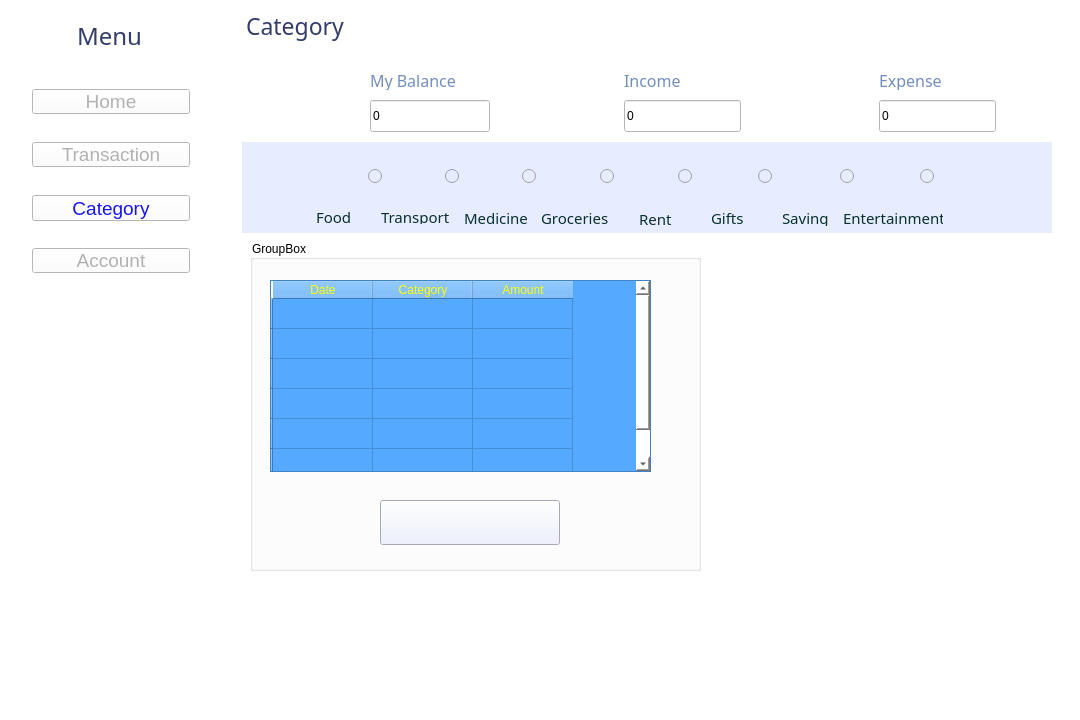
<?xml version="1.0" encoding="UTF-8"?>
<ui version="4.0">
 <class>Category</class>
 <widget class="QMainWindow" name="Category">
  <property name="geometry">
   <rect>
    <x>0</x>
    <y>0</y>
    <width>1080</width>
    <height>720</height>
   </rect>
  </property>
  <property name="sizeIncrement">
   <size>
    <width>0</width>
    <height>0</height>
   </size>
  </property>
  <property name="windowTitle">
   <string>MainWindow</string>
  </property>
  <property name="autoFillBackground">
   <bool>false</bool>
  </property>
  <property name="styleSheet">
   <string notr="true">background-color: rgb(255, 255, 255);</string>
  </property>
  <property name="iconSize">
   <size>
    <width>25</width>
    <height>25</height>
   </size>
  </property>
  <property name="documentMode">
   <bool>false</bool>
  </property>
  <widget class="QWidget" name="centralwidget">
   <widget class="QLabel" name="Icon_menu">
    <property name="geometry">
     <rect>
      <x>20</x>
      <y>21</y>
      <width>25</width>
      <height>25</height>
     </rect>
    </property>
    <property name="text">
     <string/>
    </property>
    <property name="pixmap">
     <pixmap>../../Images/Home/Icon_Menu.png</pixmap>
    </property>
   </widget>
   <widget class="QLabel" name="label_menu">
    <property name="geometry">
     <rect>
      <x>77</x>
      <y>21</y>
      <width>70</width>
      <height>30</height>
     </rect>
    </property>
    <property name="font">
     <font>
      <family>Bahnschrift SemiLight</family>
      <pointsize>18</pointsize>
     </font>
    </property>
    <property name="styleSheet">
     <string notr="true">color: rgb(52, 60, 106);</string>
    </property>
    <property name="text">
     <string>Menu</string>
    </property>
   </widget>
   <widget class="QPushButton" name="pushButton_home">
    <property name="geometry">
     <rect>
      <x>32</x>
      <y>89</y>
      <width>158</width>
      <height>25</height>
     </rect>
    </property>
    <property name="sizePolicy">
     <sizepolicy hsizetype="Minimum" vsizetype="Fixed">
      <horstretch>20</horstretch>
      <verstretch>20</verstretch>
     </sizepolicy>
    </property>
    <property name="minimumSize">
     <size>
      <width>158</width>
      <height>25</height>
     </size>
    </property>
    <property name="sizeIncrement">
     <size>
      <width>0</width>
      <height>0</height>
     </size>
    </property>
    <property name="font">
     <font>
      <pointsize>14</pointsize>
     </font>
    </property>
    <property name="toolTip">
     <string/>
    </property>
    <property name="styleSheet">
     <string notr="true">color: rgb(177, 177, 177);</string>
    </property>
    <property name="text">
     <string>Home</string>
    </property>
    <property name="icon">
     <iconset>
      <normaloff>../../Images/Home/Icon_Home.png</normaloff>../../Images/Home/Icon_Home.png</iconset>
    </property>
    <property name="iconSize">
     <size>
      <width>25</width>
      <height>25</height>
     </size>
    </property>
    <property name="shortcut">
     <string notr="true"/>
    </property>
    <property name="checkable">
     <bool>false</bool>
    </property>
    <property name="autoRepeat">
     <bool>false</bool>
    </property>
    <property name="autoDefault">
     <bool>false</bool>
    </property>
   </widget>
   <widget class="QPushButton" name="pushButton_category">
    <property name="geometry">
     <rect>
      <x>32</x>
      <y>195</y>
      <width>158</width>
      <height>26</height>
     </rect>
    </property>
    <property name="sizePolicy">
     <sizepolicy hsizetype="Minimum" vsizetype="Fixed">
      <horstretch>20</horstretch>
      <verstretch>20</verstretch>
     </sizepolicy>
    </property>
    <property name="minimumSize">
     <size>
      <width>158</width>
      <height>26</height>
     </size>
    </property>
    <property name="sizeIncrement">
     <size>
      <width>10</width>
      <height>10</height>
     </size>
    </property>
    <property name="font">
     <font>
      <pointsize>14</pointsize>
     </font>
    </property>
    <property name="styleSheet">
     <string notr="true">color: rgb(24, 20, 243);</string>
    </property>
    <property name="text">
     <string>Category</string>
    </property>
    <property name="icon">
     <iconset>
      <normaloff>../../Images/Category/Icon_Category.png</normaloff>../../Images/Category/Icon_Category.png</iconset>
    </property>
    <property name="iconSize">
     <size>
      <width>25</width>
      <height>25</height>
     </size>
    </property>
    <property name="shortcut">
     <string notr="true"/>
    </property>
    <property name="autoRepeat">
     <bool>false</bool>
    </property>
   </widget>
   <widget class="QPushButton" name="pushButton_transaction">
    <property name="geometry">
     <rect>
      <x>32</x>
      <y>142</y>
      <width>158</width>
      <height>25</height>
     </rect>
    </property>
    <property name="sizePolicy">
     <sizepolicy hsizetype="Minimum" vsizetype="Fixed">
      <horstretch>0</horstretch>
      <verstretch>0</verstretch>
     </sizepolicy>
    </property>
    <property name="minimumSize">
     <size>
      <width>158</width>
      <height>25</height>
     </size>
    </property>
    <property name="sizeIncrement">
     <size>
      <width>10</width>
      <height>10</height>
     </size>
    </property>
    <property name="font">
     <font>
      <pointsize>14</pointsize>
     </font>
    </property>
    <property name="styleSheet">
     <string notr="true">color: rgb(177, 177, 177);</string>
    </property>
    <property name="text">
     <string>Transaction</string>
    </property>
    <property name="icon">
     <iconset>
      <normaloff>../../Images/Home/Icon_Transaction.png</normaloff>../../Images/Home/Icon_Transaction.png</iconset>
    </property>
    <property name="iconSize">
     <size>
      <width>25</width>
      <height>25</height>
     </size>
    </property>
    <property name="shortcut">
     <string notr="true"/>
    </property>
    <property name="checkable">
     <bool>false</bool>
    </property>
    <property name="autoRepeat">
     <bool>false</bool>
    </property>
   </widget>
   <widget class="QPushButton" name="pushButton_account">
    <property name="geometry">
     <rect>
      <x>32</x>
      <y>248</y>
      <width>158</width>
      <height>25</height>
     </rect>
    </property>
    <property name="sizePolicy">
     <sizepolicy hsizetype="Minimum" vsizetype="Fixed">
      <horstretch>20</horstretch>
      <verstretch>20</verstretch>
     </sizepolicy>
    </property>
    <property name="minimumSize">
     <size>
      <width>158</width>
      <height>25</height>
     </size>
    </property>
    <property name="sizeIncrement">
     <size>
      <width>10</width>
      <height>10</height>
     </size>
    </property>
    <property name="font">
     <font>
      <pointsize>14</pointsize>
     </font>
    </property>
    <property name="styleSheet">
     <string notr="true">color: rgb(177, 177, 177);</string>
    </property>
    <property name="text">
     <string>Account</string>
    </property>
    <property name="icon">
     <iconset>
      <normaloff>../../Images/Home/Icon_Setting.png</normaloff>../../Images/Home/Icon_Setting.png</iconset>
    </property>
    <property name="iconSize">
     <size>
      <width>25</width>
      <height>25</height>
     </size>
    </property>
    <property name="shortcut">
     <string notr="true"/>
    </property>
    <property name="checkable">
     <bool>false</bool>
    </property>
    <property name="autoRepeat">
     <bool>false</bool>
    </property>
   </widget>
   <widget class="QLabel" name="label_CATEGORY">
    <property name="geometry">
     <rect>
      <x>246</x>
      <y>9</y>
      <width>127</width>
      <height>34</height>
     </rect>
    </property>
    <property name="font">
     <font>
      <family>Bahnschrift SemiLight</family>
      <pointsize>17</pointsize>
     </font>
    </property>
    <property name="styleSheet">
     <string notr="true">color: rgb(52, 60, 106);</string>
    </property>
    <property name="text">
     <string>Category</string>
    </property>
   </widget>
   <widget class="QLabel" name="Icon_mybalance">
    <property name="geometry">
     <rect>
      <x>280</x>
      <y>70</y>
      <width>70</width>
      <height>70</height>
     </rect>
    </property>
    <property name="minimumSize">
     <size>
      <width>70</width>
      <height>70</height>
     </size>
    </property>
    <property name="text">
     <string/>
    </property>
    <property name="pixmap">
     <pixmap>../../Images/Home/Icon_MyBalance.png</pixmap>
    </property>
   </widget>
   <widget class="QLineEdit" name="lineEdit_mybalance">
    <property name="geometry">
     <rect>
      <x>370</x>
      <y>100</y>
      <width>120</width>
      <height>32</height>
     </rect>
    </property>
    <property name="text">
     <string>0</string>
    </property>
   </widget>
   <widget class="QLabel" name="label_mybalance">
    <property name="geometry">
     <rect>
      <x>370</x>
      <y>70</y>
      <width>108</width>
      <height>20</height>
     </rect>
    </property>
    <property name="minimumSize">
     <size>
      <width>108</width>
      <height>20</height>
     </size>
    </property>
    <property name="font">
     <font>
      <family>Bahnschrift SemiLight</family>
      <pointsize>12</pointsize>
     </font>
    </property>
    <property name="styleSheet">
     <string notr="true">color: rgb(113, 142, 191);</string>
    </property>
    <property name="text">
     <string>My Balance</string>
    </property>
   </widget>
   <widget class="QLabel" name="Icon_income">
    <property name="geometry">
     <rect>
      <x>531</x>
      <y>70</y>
      <width>70</width>
      <height>70</height>
     </rect>
    </property>
    <property name="minimumSize">
     <size>
      <width>70</width>
      <height>70</height>
     </size>
    </property>
    <property name="text">
     <string/>
    </property>
    <property name="pixmap">
     <pixmap>../../Images/Home/Icon_Income.png</pixmap>
    </property>
   </widget>
   <widget class="QLineEdit" name="lineEdit_expense">
    <property name="geometry">
     <rect>
      <x>879</x>
      <y>100</y>
      <width>117</width>
      <height>32</height>
     </rect>
    </property>
    <property name="minimumSize">
     <size>
      <width>117</width>
      <height>32</height>
     </size>
    </property>
    <property name="text">
     <string>0</string>
    </property>
   </widget>
   <widget class="QLabel" name="label_expense">
    <property name="geometry">
     <rect>
      <x>879</x>
      <y>70</y>
      <width>108</width>
      <height>20</height>
     </rect>
    </property>
    <property name="minimumSize">
     <size>
      <width>88</width>
      <height>20</height>
     </size>
    </property>
    <property name="font">
     <font>
      <family>Bahnschrift SemiLight</family>
      <pointsize>12</pointsize>
     </font>
    </property>
    <property name="styleSheet">
     <string notr="true">color: rgb(113, 142, 191);</string>
    </property>
    <property name="text">
     <string>Expense</string>
    </property>
   </widget>
   <widget class="QLabel" name="Icon_expense">
    <property name="geometry">
     <rect>
      <x>791</x>
      <y>70</y>
      <width>70</width>
      <height>70</height>
     </rect>
    </property>
    <property name="minimumSize">
     <size>
      <width>70</width>
      <height>70</height>
     </size>
    </property>
    <property name="text">
     <string/>
    </property>
    <property name="pixmap">
     <pixmap>../../Images/Home/Icon_Expenses.png</pixmap>
    </property>
   </widget>
   <widget class="QLineEdit" name="lineEdit_income">
    <property name="geometry">
     <rect>
      <x>624</x>
      <y>100</y>
      <width>117</width>
      <height>32</height>
     </rect>
    </property>
    <property name="minimumSize">
     <size>
      <width>117</width>
      <height>32</height>
     </size>
    </property>
    <property name="text">
     <string>0</string>
    </property>
   </widget>
   <widget class="QLabel" name="label_income">
    <property name="geometry">
     <rect>
      <x>624</x>
      <y>70</y>
      <width>108</width>
      <height>20</height>
     </rect>
    </property>
    <property name="minimumSize">
     <size>
      <width>88</width>
      <height>20</height>
     </size>
    </property>
    <property name="font">
     <font>
      <family>Bahnschrift SemiLight</family>
      <pointsize>12</pointsize>
     </font>
    </property>
    <property name="styleSheet">
     <string notr="true">color: rgb(113, 142, 191);</string>
    </property>
    <property name="text">
     <string>Income</string>
    </property>
   </widget>
   <widget class="QLabel" name="label">
    <property name="geometry">
     <rect>
      <x>242</x>
      <y>142</y>
      <width>810</width>
      <height>91</height>
     </rect>
    </property>
    <property name="minimumSize">
     <size>
      <width>810</width>
      <height>90</height>
     </size>
    </property>
    <property name="styleSheet">
     <string notr="true">background-color: rgb(231, 237, 255);</string>
    </property>
    <property name="text">
     <string/>
    </property>
   </widget>
   <widget class="QRadioButton" name="radioButton_food">
    <property name="geometry">
     <rect>
      <x>309</x>
      <y>151</y>
      <width>73</width>
      <height>50</height>
     </rect>
    </property>
    <property name="layoutDirection">
     <enum>Qt::RightToLeft</enum>
    </property>
    <property name="styleSheet">
     <string notr="true">background-color: rgb(231, 237, 255);</string>
    </property>
    <property name="text">
     <string/>
    </property>
    <property name="icon">
     <iconset>
      <normaloff>../../Images/Category/Icon_Food.png</normaloff>../../Images/Category/Icon_Food.png</iconset>
    </property>
    <property name="iconSize">
     <size>
      <width>50</width>
      <height>50</height>
     </size>
    </property>
   </widget>
   <widget class="QRadioButton" name="radioButton_transport">
    <property name="geometry">
     <rect>
      <x>386</x>
      <y>151</y>
      <width>73</width>
      <height>50</height>
     </rect>
    </property>
    <property name="layoutDirection">
     <enum>Qt::RightToLeft</enum>
    </property>
    <property name="styleSheet">
     <string notr="true">background-color: rgb(231, 237, 255);</string>
    </property>
    <property name="text">
     <string/>
    </property>
    <property name="icon">
     <iconset>
      <normaloff>../../Images/Category/Icon_Transport.png</normaloff>../../Images/Category/Icon_Transport.png</iconset>
    </property>
    <property name="iconSize">
     <size>
      <width>50</width>
      <height>50</height>
     </size>
    </property>
   </widget>
   <widget class="QLabel" name="label_2">
    <property name="geometry">
     <rect>
      <x>316</x>
      <y>210</y>
      <width>41</width>
      <height>14</height>
     </rect>
    </property>
    <property name="font">
     <font>
      <family>Rockwell</family>
      <pointsize>11</pointsize>
     </font>
    </property>
    <property name="styleSheet">
     <string notr="true">background-color: rgb(231, 237, 255);
color: rgb(9, 48, 48);</string>
    </property>
    <property name="text">
     <string>Food</string>
    </property>
   </widget>
   <widget class="QLabel" name="label_3">
    <property name="geometry">
     <rect>
      <x>381</x>
      <y>210</y>
      <width>71</width>
      <height>14</height>
     </rect>
    </property>
    <property name="font">
     <font>
      <family>Rockwell</family>
      <pointsize>11</pointsize>
     </font>
    </property>
    <property name="styleSheet">
     <string notr="true">background-color: rgb(231, 237, 255);
color: rgb(9, 48, 48);</string>
    </property>
    <property name="text">
     <string>Transport</string>
    </property>
   </widget>
   <widget class="QRadioButton" name="radioButton_medicine">
    <property name="geometry">
     <rect>
      <x>463</x>
      <y>151</y>
      <width>73</width>
      <height>50</height>
     </rect>
    </property>
    <property name="layoutDirection">
     <enum>Qt::RightToLeft</enum>
    </property>
    <property name="styleSheet">
     <string notr="true">background-color: rgb(231, 237, 255);</string>
    </property>
    <property name="text">
     <string/>
    </property>
    <property name="icon">
     <iconset>
      <normaloff>../../Images/Category/Icon_Medicine.png</normaloff>../../Images/Category/Icon_Medicine.png</iconset>
    </property>
    <property name="iconSize">
     <size>
      <width>50</width>
      <height>50</height>
     </size>
    </property>
   </widget>
   <widget class="QLabel" name="label_9">
    <property name="geometry">
     <rect>
      <x>464</x>
      <y>210</y>
      <width>64</width>
      <height>16</height>
     </rect>
    </property>
    <property name="font">
     <font>
      <family>Rockwell</family>
      <pointsize>11</pointsize>
     </font>
    </property>
    <property name="styleSheet">
     <string notr="true">background-color: rgb(231, 237, 255);
color: rgb(9, 48, 48);</string>
    </property>
    <property name="text">
     <string>Medicine</string>
    </property>
   </widget>
   <widget class="QRadioButton" name="radioButton_groceries">
    <property name="geometry">
     <rect>
      <x>541</x>
      <y>151</y>
      <width>73</width>
      <height>50</height>
     </rect>
    </property>
    <property name="layoutDirection">
     <enum>Qt::RightToLeft</enum>
    </property>
    <property name="styleSheet">
     <string notr="true">background-color: rgb(231, 237, 255);</string>
    </property>
    <property name="text">
     <string/>
    </property>
    <property name="icon">
     <iconset>
      <normaloff>../../Images/Category/Icon_Groceries.png</normaloff>../../Images/Category/Icon_Groceries.png</iconset>
    </property>
    <property name="iconSize">
     <size>
      <width>50</width>
      <height>50</height>
     </size>
    </property>
   </widget>
   <widget class="QLabel" name="label_10">
    <property name="geometry">
     <rect>
      <x>541</x>
      <y>210</y>
      <width>69</width>
      <height>16</height>
     </rect>
    </property>
    <property name="font">
     <font>
      <family>Rockwell</family>
      <pointsize>11</pointsize>
     </font>
    </property>
    <property name="styleSheet">
     <string notr="true">background-color: rgb(231, 237, 255);
color: rgb(9, 48, 48);</string>
    </property>
    <property name="text">
     <string>Groceries</string>
    </property>
   </widget>
   <widget class="QRadioButton" name="radioButton_rent">
    <property name="geometry">
     <rect>
      <x>619</x>
      <y>151</y>
      <width>73</width>
      <height>50</height>
     </rect>
    </property>
    <property name="layoutDirection">
     <enum>Qt::RightToLeft</enum>
    </property>
    <property name="styleSheet">
     <string notr="true">background-color: rgb(231, 237, 255);</string>
    </property>
    <property name="text">
     <string/>
    </property>
    <property name="icon">
     <iconset>
      <normaloff>../../Images/Category/Icon_Rent.png</normaloff>../../Images/Category/Icon_Rent.png</iconset>
    </property>
    <property name="iconSize">
     <size>
      <width>50</width>
      <height>50</height>
     </size>
    </property>
   </widget>
   <widget class="QLabel" name="label_11">
    <property name="geometry">
     <rect>
      <x>639</x>
      <y>211</y>
      <width>35</width>
      <height>16</height>
     </rect>
    </property>
    <property name="font">
     <font>
      <family>Rockwell</family>
      <pointsize>11</pointsize>
     </font>
    </property>
    <property name="styleSheet">
     <string notr="true">background-color: rgb(231, 237, 255);
color: rgb(9, 48, 48);</string>
    </property>
    <property name="text">
     <string>Rent</string>
    </property>
   </widget>
   <widget class="QRadioButton" name="radioButton_gifts">
    <property name="geometry">
     <rect>
      <x>699</x>
      <y>151</y>
      <width>73</width>
      <height>50</height>
     </rect>
    </property>
    <property name="layoutDirection">
     <enum>Qt::RightToLeft</enum>
    </property>
    <property name="styleSheet">
     <string notr="true">background-color: rgb(231, 237, 255);</string>
    </property>
    <property name="text">
     <string/>
    </property>
    <property name="icon">
     <iconset>
      <normaloff>../../Images/Category/Icon_Gifts.png</normaloff>../../Images/Category/Icon_Gifts.png</iconset>
    </property>
    <property name="iconSize">
     <size>
      <width>50</width>
      <height>50</height>
     </size>
    </property>
   </widget>
   <widget class="QLabel" name="label_12">
    <property name="geometry">
     <rect>
      <x>711</x>
      <y>210</y>
      <width>32</width>
      <height>16</height>
     </rect>
    </property>
    <property name="font">
     <font>
      <family>Rockwell</family>
      <pointsize>11</pointsize>
     </font>
    </property>
    <property name="styleSheet">
     <string notr="true">background-color: rgb(231, 237, 255);
color: rgb(9, 48, 48);</string>
    </property>
    <property name="text">
     <string>Gifts</string>
    </property>
   </widget>
   <widget class="QRadioButton" name="radioButton_saving">
    <property name="geometry">
     <rect>
      <x>781</x>
      <y>151</y>
      <width>73</width>
      <height>50</height>
     </rect>
    </property>
    <property name="layoutDirection">
     <enum>Qt::RightToLeft</enum>
    </property>
    <property name="styleSheet">
     <string notr="true">background-color: rgb(231, 237, 255);</string>
    </property>
    <property name="text">
     <string/>
    </property>
    <property name="icon">
     <iconset>
      <normaloff>../../Images/Category/Icon_Saving.png</normaloff>../../Images/Category/Icon_Saving.png</iconset>
    </property>
    <property name="iconSize">
     <size>
      <width>50</width>
      <height>50</height>
     </size>
    </property>
   </widget>
   <widget class="QLabel" name="label_13">
    <property name="geometry">
     <rect>
      <x>782</x>
      <y>210</y>
      <width>47</width>
      <height>16</height>
     </rect>
    </property>
    <property name="font">
     <font>
      <family>Rockwell</family>
      <pointsize>11</pointsize>
     </font>
    </property>
    <property name="styleSheet">
     <string notr="true">background-color: rgb(231, 237, 255);
color: rgb(9, 48, 48);</string>
    </property>
    <property name="text">
     <string>Saving</string>
    </property>
   </widget>
   <widget class="QRadioButton" name="radioButton_entertainment">
    <property name="geometry">
     <rect>
      <x>861</x>
      <y>151</y>
      <width>73</width>
      <height>50</height>
     </rect>
    </property>
    <property name="layoutDirection">
     <enum>Qt::RightToLeft</enum>
    </property>
    <property name="styleSheet">
     <string notr="true">background-color: rgb(231, 237, 255);</string>
    </property>
    <property name="text">
     <string/>
    </property>
    <property name="icon">
     <iconset>
      <normaloff>../../Images/Category/Icon_Entertainment.png</normaloff>../../Images/Category/Icon_Entertainment.png</iconset>
    </property>
    <property name="iconSize">
     <size>
      <width>50</width>
      <height>50</height>
     </size>
    </property>
   </widget>
   <widget class="QLabel" name="label_14">
    <property name="geometry">
     <rect>
      <x>843</x>
      <y>210</y>
      <width>100</width>
      <height>16</height>
     </rect>
    </property>
    <property name="font">
     <font>
      <family>Rockwell</family>
      <pointsize>11</pointsize>
     </font>
    </property>
    <property name="styleSheet">
     <string notr="true">background-color: rgb(231, 237, 255);
color: rgb(9, 48, 48);</string>
    </property>
    <property name="text">
     <string>Entertainment</string>
    </property>
   </widget>
   <widget class="QGroupBox" name="groupBox">
    <property name="geometry">
     <rect>
      <x>250</x>
      <y>240</y>
      <width>451</width>
      <height>331</height>
     </rect>
    </property>
    <property name="title">
     <string>GroupBox</string>
    </property>
    <widget class="QScrollArea" name="scrollArea">
     <property name="geometry">
      <rect>
       <x>150</x>
       <y>100</y>
       <width>1</width>
       <height>1</height>
      </rect>
     </property>
     <property name="widgetResizable">
      <bool>true</bool>
     </property>
     <widget class="QWidget" name="scrollAreaWidgetContents">
      <property name="geometry">
       <rect>
        <x>0</x>
        <y>0</y>
        <width>16</width>
        <height>16</height>
       </rect>
      </property>
     </widget>
    </widget>
    <widget class="QTableWidget" name="table_expenses">
     <property name="geometry">
      <rect>
       <x>20</x>
       <y>40</y>
       <width>381</width>
       <height>192</height>
      </rect>
     </property>
     <property name="styleSheet">
      <string notr="true">color: rgb(255, 255, 0);
font: 75 8pt &quot;MS Shell Dlg 2&quot;;
background-color: rgb(85, 170, 255);</string>
     </property>
     <row>
      <property name="text">
       <string/>
      </property>
     </row>
     <row>
      <property name="text">
       <string/>
      </property>
     </row>
     <row>
      <property name="text">
       <string/>
      </property>
     </row>
     <row>
      <property name="text">
       <string/>
      </property>
     </row>
     <row>
      <property name="text">
       <string/>
      </property>
     </row>
     <row>
      <property name="text">
       <string/>
      </property>
     </row>
     <column>
      <property name="text">
       <string>Date</string>
      </property>
     </column>
     <column>
      <property name="text">
       <string>Category</string>
      </property>
     </column>
     <column>
      <property name="text">
       <string>Amount</string>
      </property>
     </column>
    </widget>
    <widget class="QPushButton" name="pushButton_addexpenses">
     <property name="geometry">
      <rect>
       <x>130</x>
       <y>260</y>
       <width>180</width>
       <height>45</height>
      </rect>
     </property>
     <property name="styleSheet">
      <string notr="true">background-color: rgb(231, 237, 255);</string>
     </property>
     <property name="text">
      <string/>
     </property>
     <property name="icon">
      <iconset>
       <normaloff>../../Images/Category/Button_AddExpenses.png</normaloff>../../Images/Category/Button_AddExpenses.png</iconset>
     </property>
     <property name="iconSize">
      <size>
       <width>180</width>
       <height>45</height>
      </size>
     </property>
    </widget>
   </widget>
  </widget>
  <widget class="QMenuBar" name="menubar">
   <property name="geometry">
    <rect>
     <x>0</x>
     <y>0</y>
     <width>1080</width>
     <height>18</height>
    </rect>
   </property>
  </widget>
  <widget class="QStatusBar" name="statusbar"/>
 </widget>
 <resources/>
 <connections/>
</ui>
